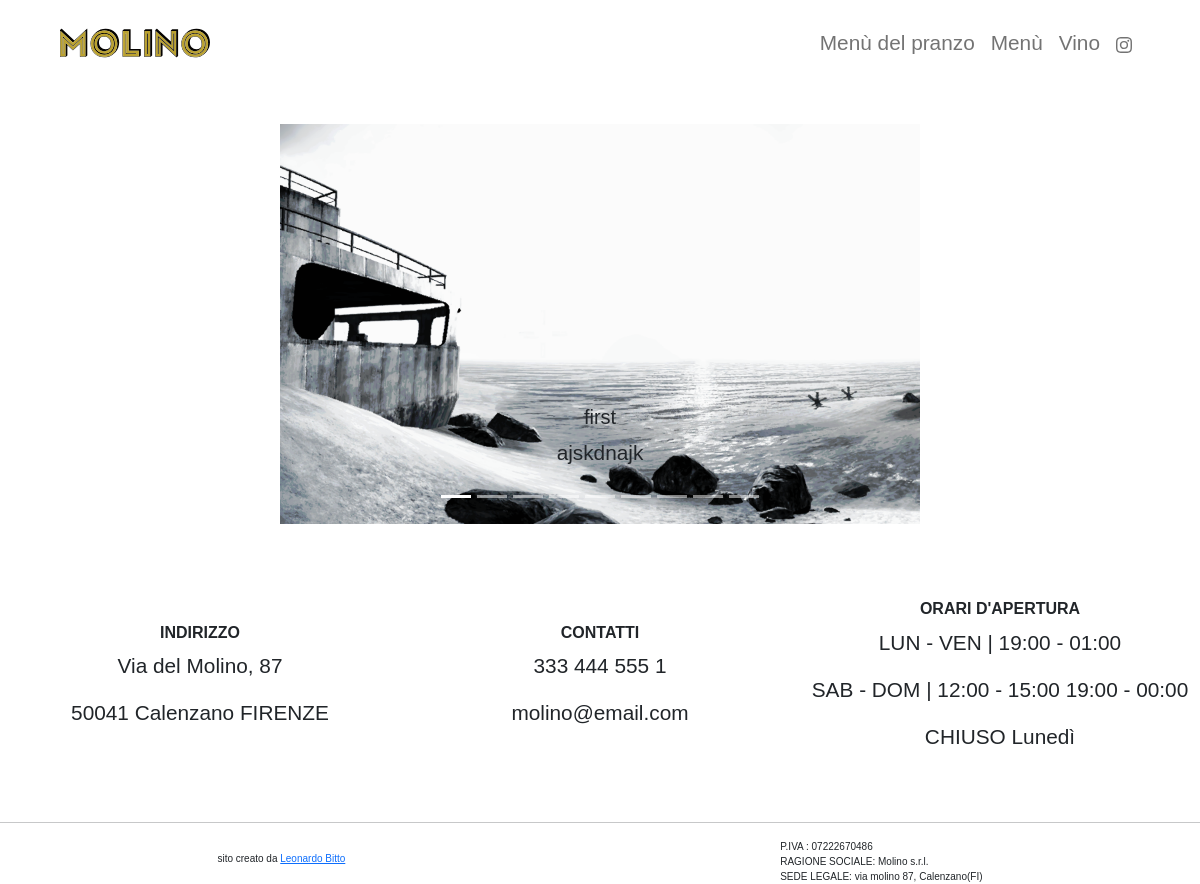
The page / on the database its author committed.
### website/models.py (models this page shows, shortened)
class Gallery_image(models.Model):
    header = models.CharField(max_length=100, default="", blank=True, null=True)
    description = models.CharField(max_length=300, default="", blank=True, null=True)
    img = models.ImageField(upload_to="", blank=True, null=True)
    is_first = models.BooleanField(default=False)

class Contact(models.Model):
    phone = models.CharField(max_length=100, blank=True, null=True)
    mail = models.CharField(max_length=50, blank=True, null=True)

class Opening_hour(models.Model):
    weekdays = models.CharField(max_length = 200, blank=True, null=True)
    weekend = models.CharField(max_length=300, blank=True, null=True)
    closing_day = models.CharField(max_length=200, blank=True, null=True)

### website/views.py (the view)
# urls.py: path('', views.landing, name="landing"),
def landing(request):
    first_image = Gallery_image.objects.filter(is_first=True).first()
    images = Gallery_image.objects.filter(is_first=False)
    num_of_images = images.count()+1
    contacts = Contact.objects.all().first()
    Openinghour = Opening_hour.objects.all().first()
    context={
        'first_image': first_image,
        'num_of_images': range(1, num_of_images),
        'images':images,
        'contacts':contacts,
        'opening_hours':Openinghour,
    }
    return render(request, 'website/landing.html', context)

### website/templates/website/landing.html (shortened to what this page needs)
{% extends "website/base.html" %}
{% load static %}
{% block content %}
<div class="d-flex flex-column justify-content-around" style="min-height:90vh">
    <section id="carousel" style="width:100%; height:50vh;" class="carousel slide carousel-light px-3" data-bs-ride="carousel">
        <div class="carousel-inner">
            <div class="carousel-item active" data-bs-interval="4000">
                <div class="d-flex justify-content-center align-items-center" >
                    <img src="{{ first_image.img.url }}" style="width:100%; height:50vh; object-fit:contain">
                </div>
                <div class="carousel-caption d-none d-md-block text-dark">
                    <h5>{{ first_image.header }}</h5>
                    <p>{{ first_image.description }}</p>
                </div>
            </div>
            <div class="carousel-indicators">
                <button type="button" data-bs-target="#carousel" data-bs-slide-to="0" class="active" aria-current="true" aria-label="Slide 1"></button>
                {% for i in num_of_images %}
                <button type="button" data-bs-target="#carousel" data-bs-slide-to="{{i}}" ></button>
                {% endfor %}
            </div>
        </div>
    </section>
    <div style="width:100%; " class="d-flex flex-column flex-md-row justify-content-around text-center">
        <div class="m-auto col-md-4">
            <h6 class="boldest"> INDIRIZZO  </h6>
            <p> Via del Molino, 87 </p>
            <p> 50041 Calenzano FIRENZE</p>
        </div>
        <div class="m-auto col-md-4">
            <h6 class="boldest"> CONTATTI  </h6>
            <p> {{ contacts.phone }} </p>
            <p> {{ contacts.mail }} </p>
        </div>
        <div class="m-auto col-md-4">
            <h6 class="boldest"> ORARI D'APERTURA  </h6>
            <p> LUN - VEN | {{opening_hours.weekdays}} </p>
            <p> SAB - DOM | {{opening_hours.weekend}} </p>
            <p> CHIUSO {{opening_hours.closing_day}} </p>
        </div>
    </div>
</div>
{% endblock %}

### static/css/mqCarousel.css (style rules this page uses)
body { font-family: 'Quicksand_Book', Fallback, sans-serif; font-size: 1.3rem; }
.boldest { font-weight: 900; }

### rows shown on the page
Gallery_image: img (picture), header "first", description "ajskdnajk"
Contact: phone "333 444 555 1", mail "molino@email.com"
Opening_hour: weekdays "19:00 - 01:00", weekend "12:00 - 15:00 19:00 - 00:00", closing_day "Lunedì"
